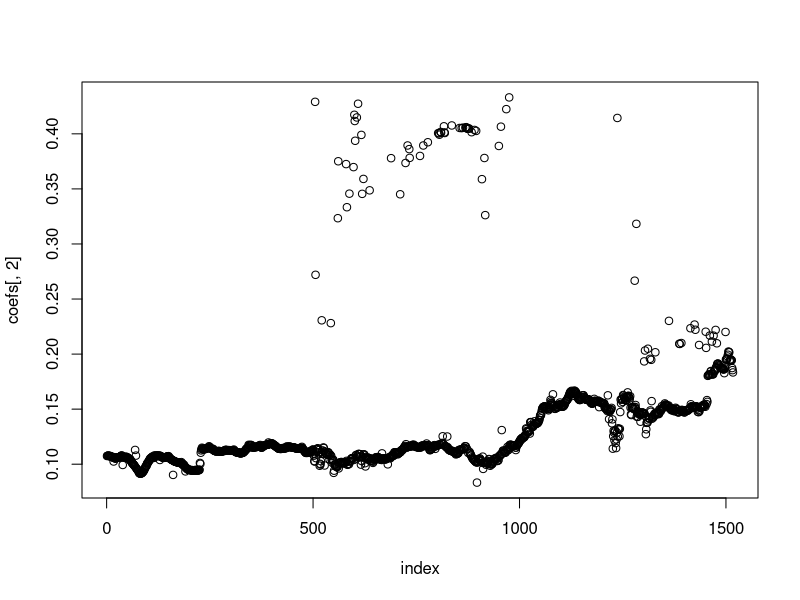
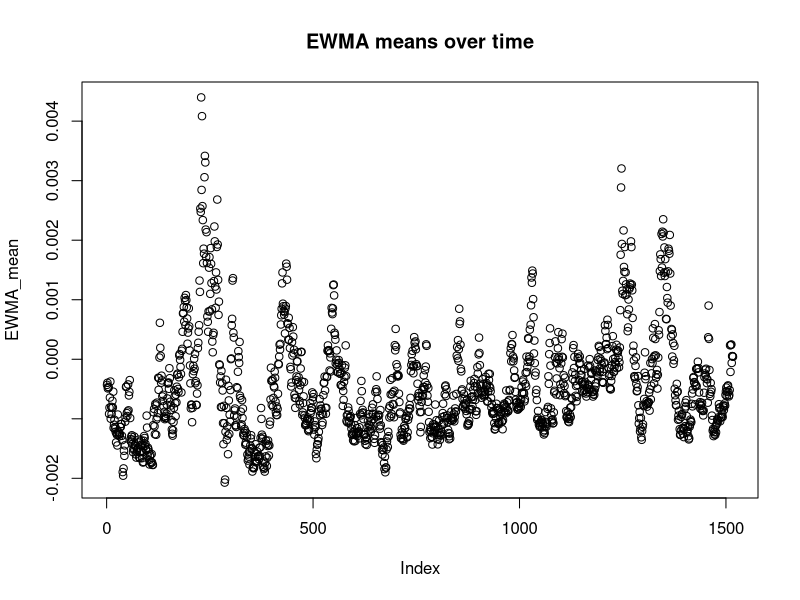
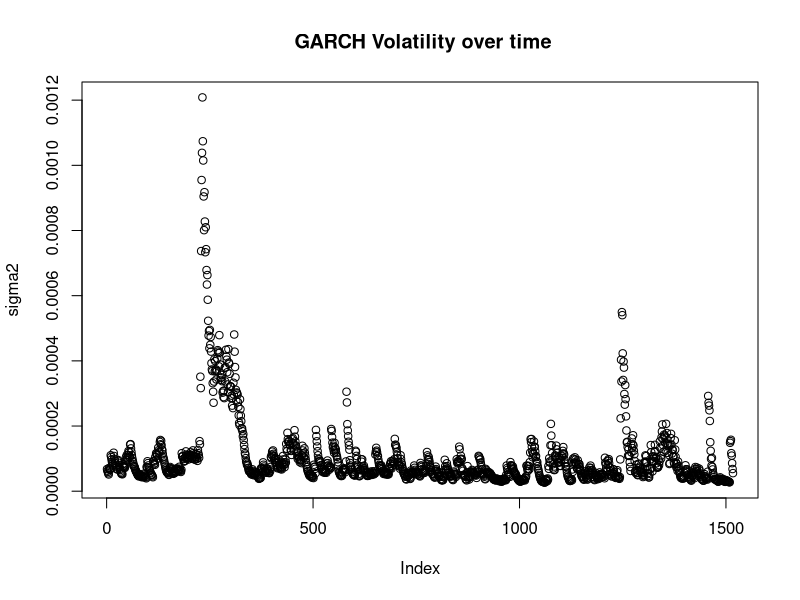

Here is the R script that generated these plots, in order:
# HW2Q5Pt1

# This file calculates the 95% VaR using a GARCH(1,1) method with EWMA means of the SP 500.
# We use a 4 year rolling window horizon to calibrate the parameters. 
# We then back test the theoretical VaR against the next prediction of the next day to see if it falls outside the 95%
# We are looking the number of times the observed data exceeds the theoretical formulation. 
# We expect the number of violations to be within the confidence interval in file ConfInt.R

# Let's get started....

# Set up the working directory and get the files needed 
library(tseries)
setwd("C:/Users/board/Desktop/Kaggle/Value at Risk/Backtest SP500 VaR")
SPData <- read.csv("S_P_Daily_Log_Return_Data.csv")
head(SPData) 
# check the ordering of the date to make sure we are going forwards through time 

back_obs <- 999  # Number of periods we go back to estimate the GARCH model 
num_pred <- dim(SPData)[1]-back_obs

# Pre allocate space 
coefs <- data.frame(matrix(0,nrow = num_pred, ncol = 3))
names(coefs)[1:3] <- c("a0", "a1", "b1")

for (i in 1:num_pred){ # Rolling window for the GARCH estimates 
# Hypotetical Loss Operator - rolling window for 999 periods 
PortLoss <- SPData[i:(i+back_obs),5]

# Fit Garch to portfolio losses (Trace = suppresses output to console, default is GARCH 1,1)
fit1 <- garch(PortLoss, trace = FALSE)

# Save coefficients of Garch models 
coefs[i,1:3] <- fit1$coef

}

index <- seq(from = 1, to =dim(coefs)[1], by =1)
plot(index,coefs[,2])

# EWMA means 
EWMA_mean <- rep(0,num_pred)
# First value is the mean of the 1st 999 observations
EWMA_mean[1] <- mean(PortLoss[1:back_obs])
# Recursive definition for EWMA  
for (i in 1:(num_pred-1)){
  EWMA_mean[i+1]<- EWMA_mean[i]*0.97 + SPData[(back_obs+i),5]*0.03
}

# Sigma 2 Initilization
sigma2 <- rep(0, num_pred)
sigma2[1] <- var(PortLoss[1:back_obs])

# Simga2 recursive definition using the coefficients from the rolling GARCH 
for(i in 1:(num_pred-1)){
  sigma2[(i+1)] <- coefs[i,1] + coefs[i,2]*(SPData[(back_obs+i),5]-EWMA_mean[i])^2+coefs[i,3]*sigma2[i]
}

# Take a look at the means and volatility over time 
plot(EWMA_mean, main = "EWMA means over time")
plot(sigma2, main = " GARCH Volatility over time")

# Calculate the VaR for the rolling window 
VaR <- EWMA_mean +sqrt(sigma2)*qnorm(0.95)

# Find how many time VaR was violated 
violations <- sum(VaR>SPData[(back_obs+1):dim(SPData)[1],5]) # Some indexing probems are giving me NAs 
num_pred - violations 
# This is a little bit different from his possibly because we calculate the coefficients from garch differently 


